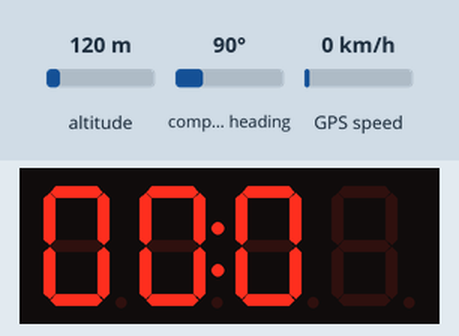
This sketch was run on a simulated Arduino Uno, built with avr-gcc and run on an emulated ATmega328P. Shown: 4-digit seven-segment display. The inputs (shaded band) are chosen by the test bench; at power-on: GPS speed 0 km/h, altitude 120 m, compass heading 90°. The GPS gets a fix after 3 s at 37.7749, -122.4194 with 8 satellites.

Above: at 2.2 s.
2.3 s: GPS speed set to 2 km/h
At 4.2 s:
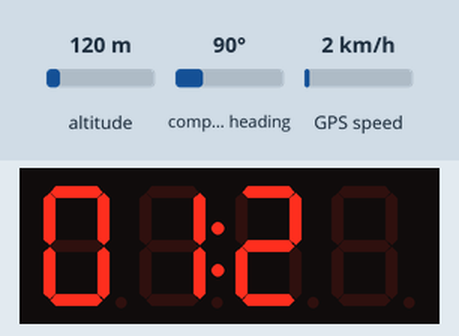
4.5 s: GPS speed set to 30 km/h
At 5.7 s:
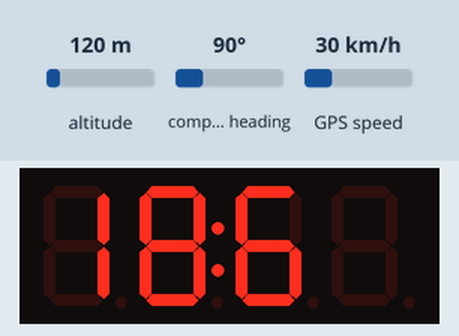
6.5 s: GPS speed set to 60 km/h
At 8.4 s:
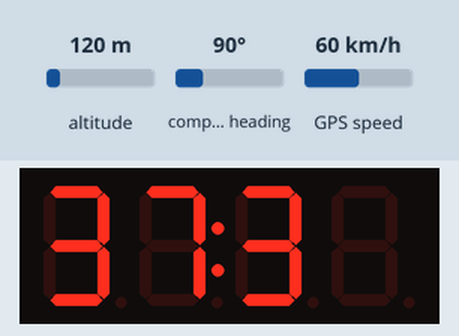
Timing chart, 0 to 9.9 s (numbered marks = the images above; inputs shaded):
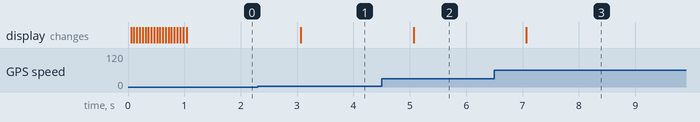

Measured:
- after the input at 2.3 s, the display: changes after 0.77 s (image 1)
- after the input at 4.5 s, the display: changes after 0.57 s (image 2)
- after the input at 6.5 s, the display: changes after 0.57 s (image 3)

The sketch:

GPSSpeedometer.ino
```cpp
//INCLUDE STATEMENTS: these are important because it's what allows us to use new libraries.
#include <SevenSegmentTM1637.h>
//from: https://github.com/bremme/arduino-tm1637
#include <TinyGPS++.h>
//from: http://arduiniana.org/libraries/tinygpsplus/
#include <SoftwareSerial.h>
//built in library

//PIN DEFINITIONS: use these so you don't need to write pin numbers. Makes life easier. Usage: digitalRead(PIN_A), where pin A is a definition for another pin
//TM1637 Pins
#define PIN_CLK 3
#define PIN_DIO 4
//GT-U7 Pins (need to update these)
#define PIN_RX 8
#define PIN_TX 10

//OBJECT INIT: this is where we make objects for classes. This way we can refer back to them later and use their functions.
//Display objects
SevenSegmentTM1637 display(PIN_CLK, PIN_DIO);
//GPS objecs
TinyGPSPlus gps;
SoftwareSerial ss(PIN_RX, PIN_TX);

//USER-MADE FUNCTIONS: These are the ones we're coding :)
void printMPH(int speed){
  //this function should take in an integer, and print that out to the display. it should only have 3 digits, formatted xx.x.
  //Should return nothing, hence: "void". still needs a return statement.
  //~~length determination idea gotten from https://forum.arduino.cc/t/how-to-get-the-length-of-integer-numbers/43675/2
  if(speed < 10){
    display.print("00");
    display.setCursor(1,2);
  } else if(speed < 100){
    display.print("0");
    display.setCursor(1,1);
  }
  display.print(speed);
  //~~uncomment the bottom two lines to have it display a zero after the tenth's mark.
  //display.setCursor(1,3);
  //display.print("0");
  //~~line below is for debugging:
  //Serial.println(speed);
  display.home();
  return;
}

int getMPH(){
  //This function can easily be replaced with just normal code. For some reason the double will output as xx.xx instead of xx.x for decimals, despite the fact that the hundreths is just zeros.
  double tempMPH = gps.speed.mph();
  //round function gotten from user rastapasta from: https://community.particle.io/t/changing-a-result-74-14505494505494-to-one-decimal-place/7337/2
  //round function not ended up being used, as decimals don't play well with display library.
  tempMPH = round(tempMPH*10);
  int tempMPH2 = tempMPH;
  if(tempMPH2 > 999){
    tempMPH2 = 999;
  }
  return tempMPH2;
}

void startGPS(){
  //Patrick: there's some init for this module but I'm not sure. Gotta do more research
  //Upate: yeah no there was like no init haha. It's just starting software serial +  normal serial, which can probably be ommitted. Too lazy to see if that's the case or not.
  //NOTE ON THE SOFTWARESERIAL: this clone of the neo-6 uses 9600 rate rather than the very standard 4800 rate.
  Serial.begin(115200);
  ss.begin(9600);
  return;
}
void startDisplay(){
  //serial should be begun now but already doing it in gps init
  display.begin();
  display.setBacklight(100);
  display.setColonOn(true);
  return;
}
//ARDINO FUNCTIONS: The board uses these in particular to function. Essential to any and every project.
void setup() {
  startGPS();
  //this is used for setting stuff up, runs two lines of code so it's just for cleanliness
  startDisplay();
  //same as start GPS, just for cleanliness
}

void loop() {
  // put your main code here, to run repeatedly:
  //int mph = 0;
  while (ss.available() > 0){
    if (gps.encode(ss.read())){
      //!!!!!!!!!!!!!MPH EQUALS 987 IS JUST FOR TESTING PURPOSES. IT SHOULD NOT BE LIKE THAT IN THE FINAL. THIS IS JUST TO TEST THAT THINGS GET THROUGH.
      //mph = 987;
      //mph = getMPH();
      //printMPH(mph);
      printMPH(getMPH());
      //this can be condensed into printMPH(getMPH()); seperating it because why not lol (^^)
      //update from a day later, i like how it looks better now so i'm condensing it because why not lol (^^)
    }
  }


}
```
